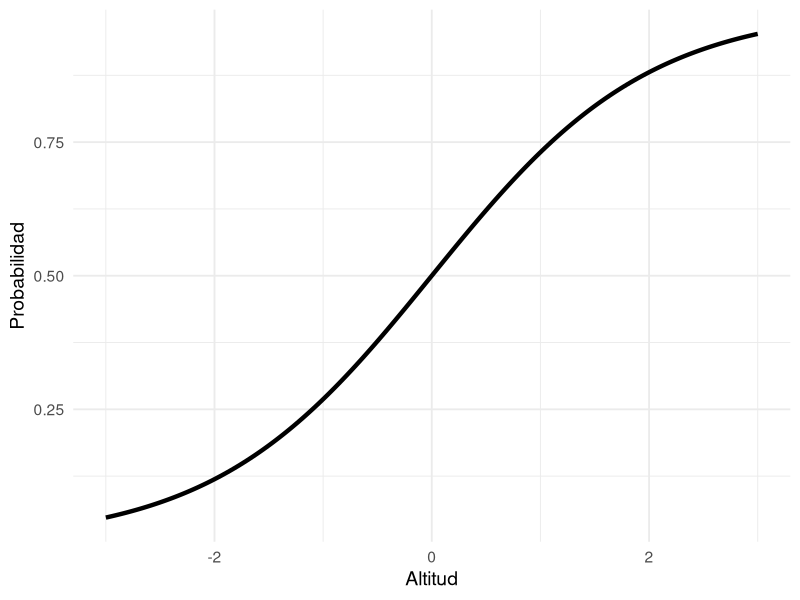
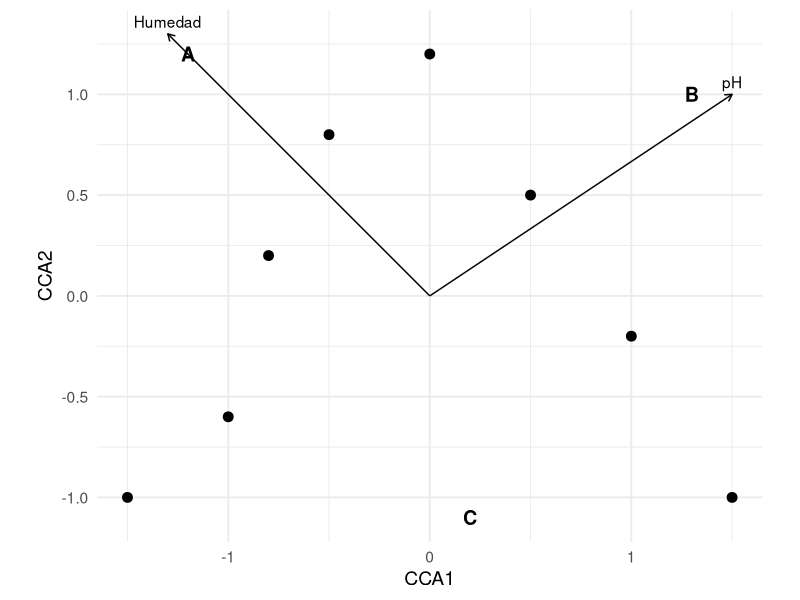
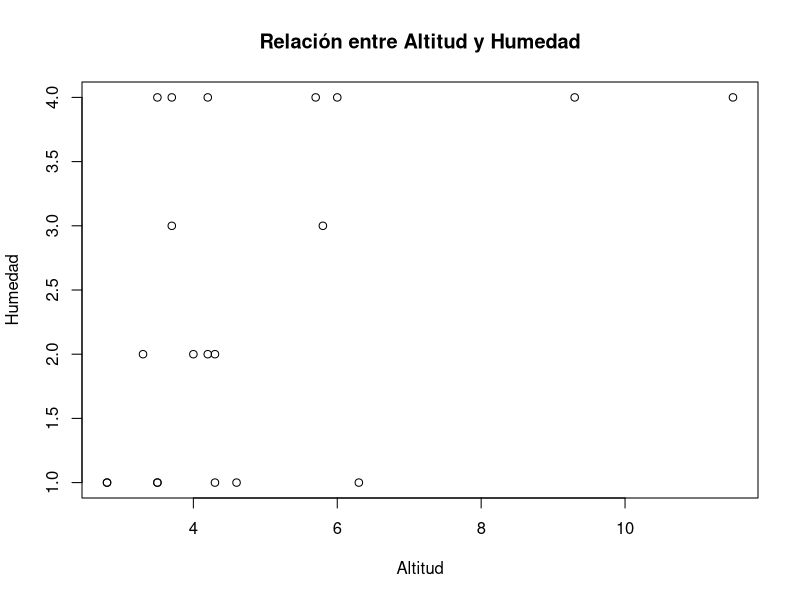

Write the R code that produced these figures, in order.
## ---- chunk 1
#| echo: false
#| warning: false
#| message: false

library(ggplot2)

x <- seq(-3, 3, length.out = 200)
p <- 1/(1 + exp(-x))

ggplot(data.frame(x, p), aes(x, p)) +
  geom_line(linewidth = 1.5) +
  labs(
    x = "Altitud",
    y = "Probabilidad") +
  theme_minimal(base_size = 14) 
## ---- chunk 2
#| echo: false
#| warning: false
#| message: false

library(ggplot2)

sitios <- data.frame(
  x = c(-1.5,-1,-0.8,-0.5,0,0.5,1,1.5),
  y = c(-1,-0.6,0.2,0.8,1.2,0.5,-0.2,-1)
)

especies <- data.frame(
  x = c(-1.2,1.3,0.2),
  y = c(1.2,1.0,-1.1),
  nombre = c("A","B","C")
)

ambiente <- data.frame(
  xend = c(1.5,-1.3),
  yend = c(1.0,1.3),
  nombre = c("pH","Humedad")
)

ggplot() +
  geom_point(
    data = sitios,
    aes(x,y),
    size = 3
  ) +
  geom_text(
    data = especies,
    aes(x,y,label=nombre),
    fontface = "bold",
    size = 5
  ) +
  geom_segment(
    data = ambiente,
    aes(
      x = 0, y = 0,
      xend = xend, yend = yend
    ),
    arrow = arrow(length = unit(0.2,"cm"))
  ) +
  geom_text(
    data = ambiente,
    aes(xend,yend,label=nombre),
    vjust = -0.5
  ) +
  coord_equal() +
  labs(
    x = "CCA1",
    y = "CCA2"
  ) +
  theme_minimal(base_size = 14)
## ---- chunk 3
#| echo: true
#| code-line-numbers: "|2"

library(vegan)
data("dune.env")
head(dune.env,4)
## ---- chunk 4
#| echo: true
#| code-line-numbers: "|2"

library(vegan)
data("dune")
head(dune[,1:5],4)
## ---- chunk 5

library(vegan)
data("dune.env")
head(dune.env)

plot(dune.env$A1, dune.env$Moisture, xlab = "Altitud", ylab = "Humedad", main = "Relación entre Altitud y Humedad")
